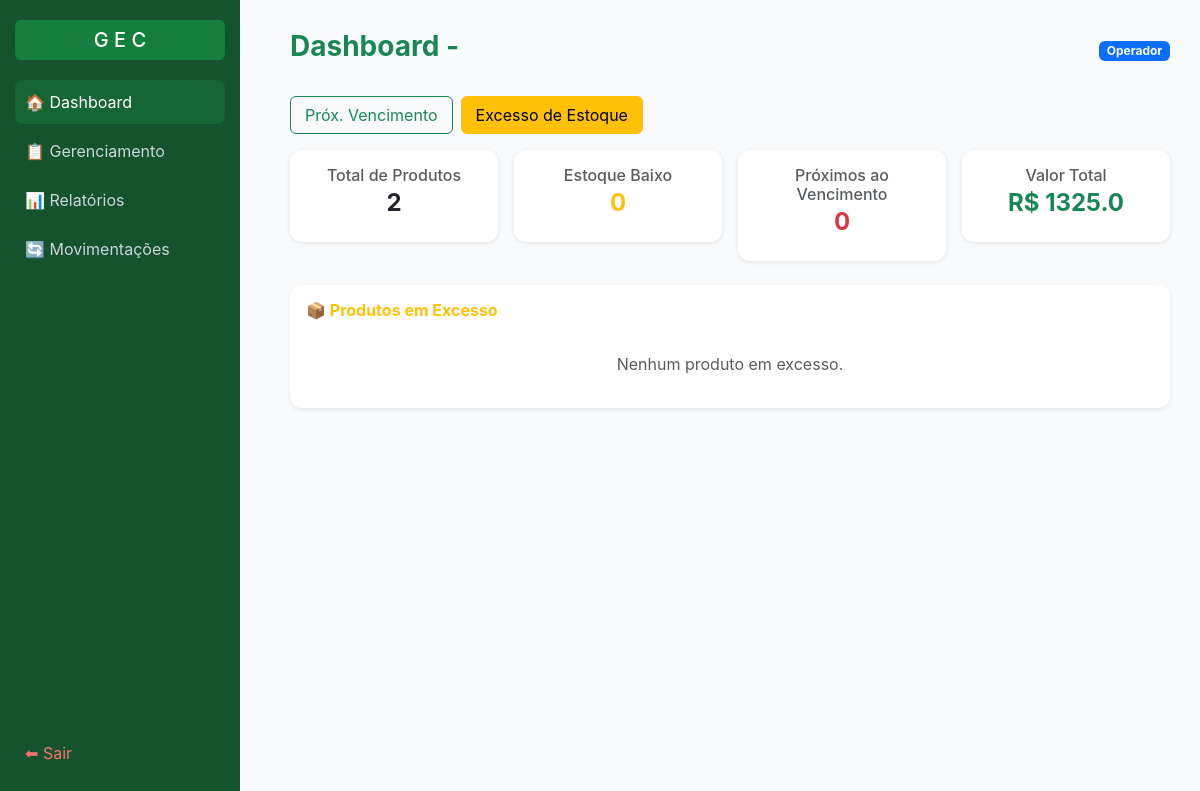
Before: /home?view=excesso (signed in) with the older database file.
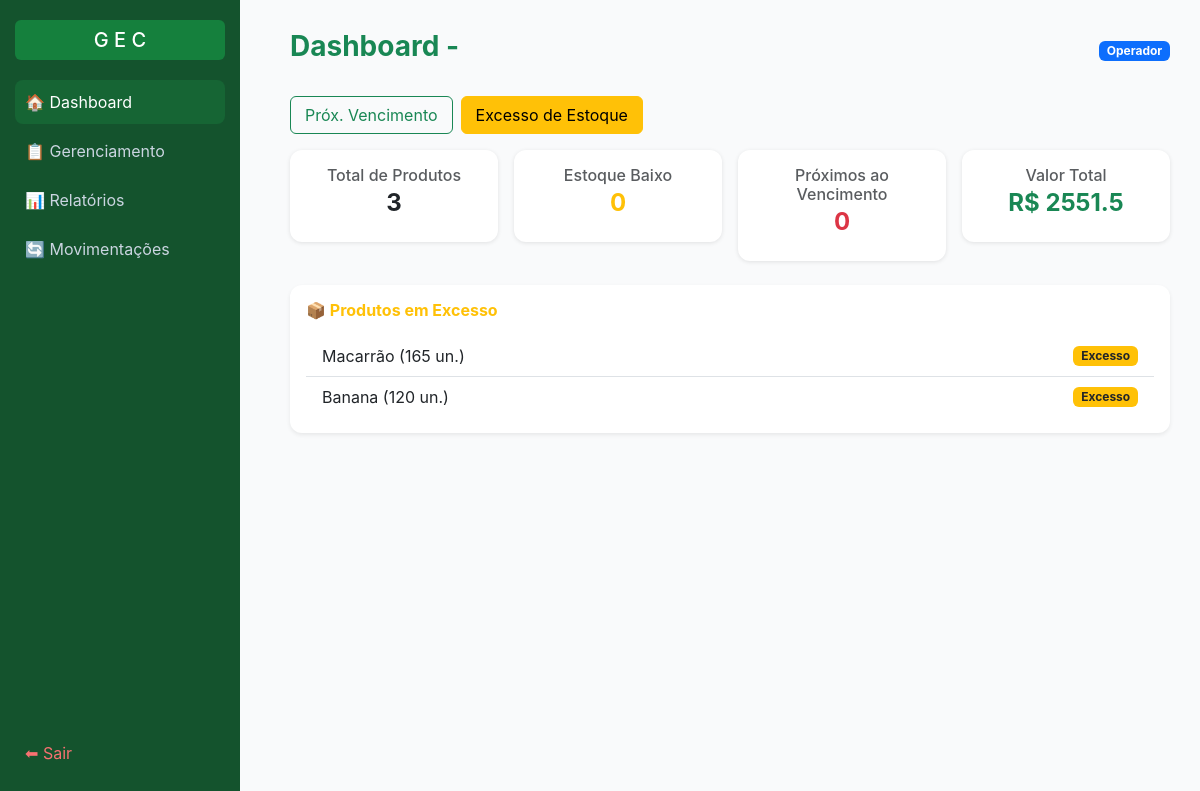
After: the same page with the newer database file.
### tables this page shows
CREATE TABLE "estoque" (
    "id" INTEGER PRIMARY KEY AUTOINCREMENT,
    "produto_id" INTEGER NOT NULL,
    "quantidade" INTEGER DEFAULT 0,
	"atualizado_em" TIMESTAMP DEFAULT CURRENT_TIMESTAMP,
    FOREIGN KEY(produto_id) REFERENCES produtos(id)
);

CREATE TABLE "produtos" (
	"id"	INTEGER,
	"nome"	TEXT NOT NULL,
	"descricao"	TEXT,
	"codigo"	NUMERIC UNIQUE,
	"categoria"	TEXT,
	"preco"	REAL NOT NULL,
	"fornecedor_id"	INTEGER,
	"data_validade"	TEXT NOT NULL,
	"status_validade"	TEXT DEFAULT 'válido',
	"ativo"	INTEGER DEFAULT 1,
	PRIMARY KEY("id" AUTOINCREMENT),
	FOREIGN KEY("fornecedor_id") REFERENCES "fornecedores"("id")
);

### app.py (the view)
@app.route("/home", methods=["GET"])
@login_required
def home():
    atualizar_produtos()
    conn = conectar()
    cur = conn.cursor()
    total_produtos = cur.execute("""
        SELECT COUNT(*) FROM produtos WHERE ativo = 1
    """).fetchone()[0] or 0
    estoque_baixo = cur.execute("""
        SELECT p.nome, e.quantidade
        FROM estoque e
        LEFT JOIN produtos p ON e.produto_id = p.id
        WHERE e.quantidade <= 5 AND p.ativo = 1
        ORDER BY e.quantidade ASC
    """).fetchall()
    mais_vendidos = cur.execute("""
        SELECT p.nome, SUM(m.quantidade) AS total_vendido
        FROM movimentacoes m
        JOIN produtos p ON m.produto_id = p.id
        WHERE m.tipo = 'saida'
        GROUP BY p.id
        ORDER BY total_vendido DESC
        LIMIT 5
    """).fetchall()
    quase_vencidos = cur.execute("""
        SELECT COUNT(*)
        FROM produtos
        WHERE status_validade = 'próximo do vencimento' and ativo=1;
    """).fetchone()[0]
    valor_total = cur.execute("""
        SELECT SUM(p.preco * e.quantidade)
        FROM produtos p
        JOIN estoque e ON p.id = e.produto_id
        WHERE p.ativo = 1
    """).fetchone()[0] or 0
    modo = request.args.get("view", "venc")
    proximosVencimento = None
    excessos = None
    if modo == "venc":
        proximosVencimento = cur.execute("""
            SELECT nome, data_validade, (
                SELECT quantidade FROM estoque WHERE produto_id = produtos.id
            ) AS quantidade
            FROM produtos
            WHERE ativo = 1 AND status_validade = 'próximo do vencimento'
            ORDER BY data_validade ASC
            LIMIT 5
        """).fetchall()
    elif modo == "excesso":
        excessos = cur.execute("""
            SELECT p.id, p.nome, p.codigo, p.categoria, e.quantidade
            FROM estoque e
            LEFT JOIN produtos p ON e.produto_id = p.id
            WHERE e.quantidade >= 100 AND p.ativo = 1
            ORDER BY e.quantidade DESC
        """).fetchall()
    conn.close()
    return render_template(
        "inicio/home.html",
        total_produtos=total_produtos,
        estoque_baixo=estoque_baixo,
        proximosVencimento=proximosVencimento,
        excessos=excessos,
        modo=modo,
        quase_vencidos=quase_vencidos,
        valor_total=float(valor_total),
        mais_vendidos=mais_vendidos
    )

### app.py (called while the page is built)
def login_required(f):
    @wraps(f)
    def wrapper(*args, **kwargs):
        if not session.get("usuario"):
            flash("Faça login primeiro!")
            return redirect(url_for("login"))
        return f(*args, **kwargs)
    return wrapper

def atualizar_produtos():
    conn = conectar()
    cur = conn.cursor()
    from datetime import datetime, timedelta
    hoje = datetime.now().date()
    limite_alerta = hoje + timedelta(days=7)
    cur.execute("""
        UPDATE produtos
        SET status_validade = 'vencido'
        WHERE date(data_validade) < date(?) AND ativo=1
    """, (hoje,))
    cur.execute("""
        UPDATE produtos
        SET status_validade = 'próximo do vencimento'
        WHERE date(data_validade) BETWEEN date(?) AND date(?) AND ativo=1
    """, (hoje, limite_alerta))
    cur.execute("""
        UPDATE produtos
        SET status_validade = 'válido'
        WHERE date(data_validade) > date(?) AND ativo=1
    """, (limite_alerta,))
    conn.commit()
    conn.close()

### data/db.py (called while the page is built)
def conectar():
    return sqlite3.connect("data/estoque.db")

### templates/inicio/home.html (shortened to what this page needs)
<!DOCTYPE html>
<html lang="pt-BR">
<head>
  <link href="https://cdn.jsdelivr.net/npm/bootstrap@5.3.0/dist/css/bootstrap.min.css" rel="stylesheet">
</head>
<body>
 <div class="sidebar">
    <div>
      <h5>G E C</h5>
      <a href="{{ url_for('home') }}" class="active">🏠 Dashboard</a>
      <a href="{{ url_for('gerenciamento') }}">📋 Gerenciamento</a>
      <a href="{{ url_for('relatorios') }}">📊 Relatórios</a>
      <a href="{{ url_for('movimentacao') }}">🔄 Movimentações</a>
    </div>
    <div>
      <a href="{{ url_for('login') }}" class="logout" style="color: #f87171;">⬅ Sair</a>
    </div>
  </div>
  <div class="content">
    <div class="d-flex justify-content-between align-items-center mb-4">
      <h3 class="fw-bold text-success">Dashboard - {{ session.empresa }}</h3>
      {% if session.perfil == "admin" %}
        <span class="badge bg-success">Administrador</span>
      {% else %}
        <span class="badge bg-primary">Operador</span>
      {% endif %}
    </div>
    <div class="mb-3 d-flex gap-2">
      <a href="/home?view=venc" class="btn view-btn {% if modo == 'venc' %}btn-success{% else %}btn-outline-success{% endif %}">
        Próx. Vencimento
      </a>
      <a href="/home?view=excesso" class="btn view-btn {% if modo == 'excesso' %}btn-warning{% else %}btn-outline-warning{% endif %}">
        Excesso de Estoque
      </a>
    </div>
    <div class="row g-3 mb-4" id="cards">
      <div class="col-md-3">
        <div class="card p-3">
          <h6 class="text-muted mb-1">Total de Produtos</h6>
          <h4 class="fw-bold text-center">{{ total_produtos }}</h4>
        </div>
      </div>
      <div class="col-md-3">
        <div class="card p-3">
          <h6 class="text-muted mb-1">Estoque Baixo</h6>
          <h4 class="fw-bold text-warning text-center">{{ estoque_baixo|length }}</h4>
        </div>
      </div>
      <div class="col-md-3">
        <div class="card p-3">
          <h6 class="text-muted mb-1">Próximos ao Vencimento</h6>
          <h4 class="fw-bold text-danger text-center">{{ quase_vencidos }}</h4>
        </div>
      </div>
      <div class="col-md-3">
        <div class="card p-3">
          <h6 class="text-muted mb-1 text-center">Valor Total</h6>
          <h4 class="fw-bold text-success text-center">R$ {{ valor_total }}</h4>
        </div>
      </div>
    </div>
    {% if modo == 'excesso' %}
    <div class="card p-3 shadow-sm">
      <h6 class="section-title fw-bold text-warning mb-3">📦 Produtos em Excesso</h6>
      {% if excessos %}
      <ul class="list-group list-group-flush">
        {% for item in excessos %}
        <li class="list-group-item d-flex justify-content-between align-items-center">
          <div>{{ item[1] }} ({{ item[4] }} un.)</div>
          <span class="badge bg-warning text-dark">Excesso</span>
        </li>
        {% endfor %}
      </ul>
      {% else %}
      <p class="text-center text-muted my-3">Nenhum produto em excesso.</p>
      {% endif %}
    </div>
    {% endif %}
  </div>
</body>
</html>

Changed rows visible on the page:
added estoque: nome "Macarrão", quantidade "165"
added estoque: nome "Banana", quantidade "120"
Other visible differences:
{{ total_produtos }}: "2" → "3"
{{ valor_total }}: "1325.0" → "2551.5"
text no longer shown: "Nenhum produto em excesso."
